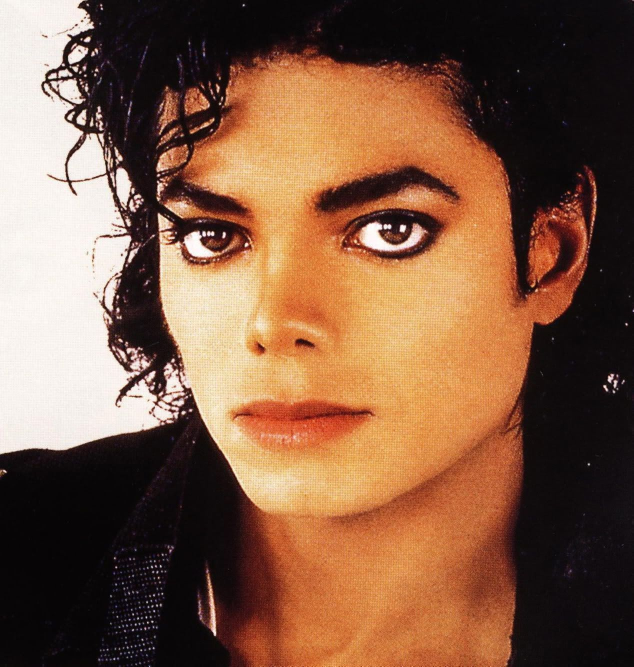
#> input picture test-data/9/Michael_Jackson_101.jpg, 1267 x 1333 px, found by its file name (shown at 1/2 size)
$ jupyter execute --allow-errors 'Face Recognition.ipynb'   (shell and % lines are left out)
#> lines starting #> are read from the running program, lines starting #| are printed output that depends on the picture
# Eigenface Algorithm

[cell 1]
#import required Libraries
import warnings
warnings.filterwarnings('ignore')
import cv2
import os
import numpy as np
import matplotlib.pyplot as plt
from PIL import Image

[cell 2]
#set the path of training and testing image
training_data_folder_path = 'dataset/training-data'
test_data_folder_path = 'dataset/test-data'

[cell 3]
# read a sample training image
random_image = cv2.imread('Dataset/training-data/10/LeBron_James_5.jpg')
fig = plt.figure()
ax1 = fig.add_axes((0.1, 0.2, 0.8, 0.7))
ax1.set_title('Image from category 1')# change category name accordingly
# show a sample training image
#> (the rest of this cell did not finish here and is left out)

[cell 4]
# set the path of harcascade pretrained model for face detection
haarcascade_frontalface = 'opencv_xml_files/ haarcascade_frontalface.xml'

[cell 5]
# define a function to detect faces of training images
def detect_face(input_img):

    # convert RGB image into gray scale image
    image = cv2.cvtColor(input_img, cv2.COLOR_BGR2GRAY)

    # load pretrained haarcascade model for face detection
    face_cascade = cv2.CascadeClassifier('opencv_xml_files/haarcascade_frontalface.xml')

    # detect face of input image
    faces = face_cascade.detectMultiScale(image, scaleFactor=1.2, minNeighbors=5);

    # check if face is detected
    if (len(faces) == 0):
        return -1, -1

    # determine the coordinates of bounding box of detect face
    (x, y, w, h) = faces[0]

    # return the face and bounding box or rectangle
    return image[y:y+w, x:x+h], faces[0]

[cell 6]
# define a function for training preparation
def prepare_training_data(training_data_folder_path):

    # define two empty lists to store the detected faces and thier lables
    detected_faces = []
    face_labels = []

    # access the list of folders or directories of training images inside the training images folder
    traning_image_dirs = os.listdir(training_data_folder_path)

    # iterate through the list of training folder
    for dir_name in traning_image_dirs:

        # set the label or category of images, actually folder names are the labels of images
        label = int(dir_name)

        # set the path of the each folder of training images
        training_image_path = training_data_folder_path + "/" + dir_name

        # get the list of names of training images
        training_images_names = os.listdir(training_image_path)

        # iterate through the list of names of training images
        for image_name in training_images_names:

            # get the path of each image
            image_path = training_image_path  + "/" + image_name

            # read each train image
            image = cv2.imread(image_path)

            # detect the face of each image
            face, rect = detect_face(image)

            # resized the each detected face image because eigenface algorithm accept the same size of all images
            if face is not -1:
                resized_face = cv2.resize(face, (121,121), interpolation = cv2.INTER_AREA)

                # store or append the detected faces and labels into above two lists
                detected_faces.append(resized_face)
                face_labels.append(label)

    # return the detect faces and their labels
    return detected_faces, face_labels

#> (a cell that did not finish here is left out)

#> (a cell that did not finish here is left out)

[cell 9]
# OpenCV is equipped with face recognizer modules.
# So, we use the Eigenfaces recognizer module from OpenCV
eigenfaces_recognizer = cv2.face.EigenFaceRecognizer_create()

#> (a cell that did not finish here is left out)

[cell 11]
# Define the draw_rectangle function which will help us to draw rectangle around predicated face by the above model.
def draw_rectangle(test_image, rect):

    # coordinates of rectangle
    (x, y, w, h) = rect

    # draw rectangle on predicted image
    cv2.rectangle(test_image, (x, y), (x+w, y+h), (0, 255, 0), 2)

# define the write_text function which will help us to write label of predicted face image by the model
def draw_text(test_image, label_text, x, y):

    # write predicted label on face image
    cv2.putText(test_image, label_text, (x, y), cv2.FONT_HERSHEY_PLAIN, 1.5, (0, 255, 0), 2)

[cell 12]
# define a predict function
def predict(test_image):

    # detect face and rectangle by calling detect_face fucntion
    detected_face, rect = detect_face(test_image)

    # resize deteced face by 121x121
    resized_test_image = cv2.resize(detected_face, (121,121), interpolation = cv2.INTER_AREA)

    # get the predicted label
    label= eigenfaces_recognizer.predict(resized_test_image)
    label_text = tags[label[0]]

    # use the draw_rectangle function to draw a green rectangular box around the face using the four
    # coodinates obtained during face detection
    draw_rectangle(test_image, rect)

    # call the draw)_text function to write the predicated category of the image.
    draw_text(test_image, label_text, rect[0], rect[1]-5)

    return test_image, label_text

[cell 13]
# actual labels of image
tags = ['Junichiro Koizumi', 'Alvaro Uribe', 'George Robertson', 'George W Bush', 'Atal Bihari Vajpayee', 'Amelia Vega', 'Ana Guevara', 'Taylor Swift', 'Barack Obama', 'Michael Jackson', 'LeBron James', 'Lisa', 'Lee Ji Eun', 'Bae Suzy', 'Rowan Atkinson', 'Ed Sheeran', 'Ariana Grande', 'Doja Cat', 'Jay Chou', 'Michael Phelps']

[cell 14]
# Test images
# Will first read a test image.
test_image = cv2.imread("dataset/test-data/9/Michael_Jackson_101.jpg")
#> test_image is the input picture: shape (1333, 1267, 3); mean B, G, R 69, 92, 128.9

#> (a cell that did not finish here is left out)

#> in detect_face, `image = cv2.cvtColor(input_img, cv2.COLOR_BGR2GRAY)`:
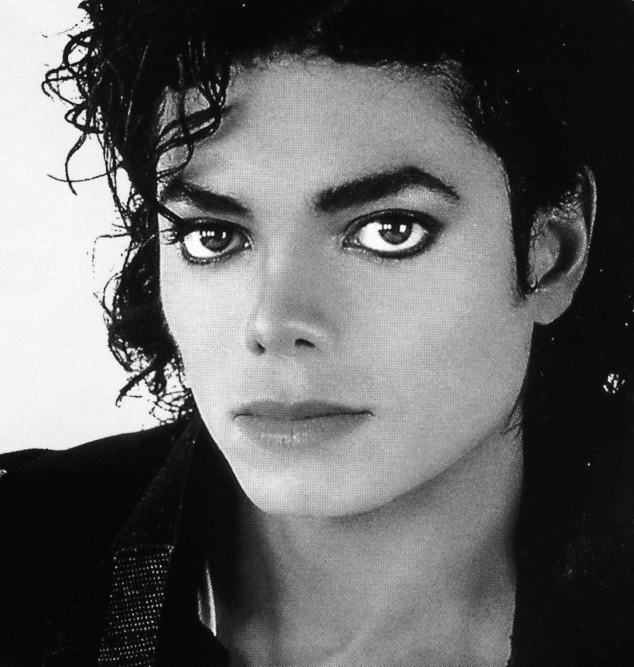
#> image: shape (1333, 1267) (shown at 1/2 size); min 0, max 255, mean 100.4
#> in detect_face, `faces = face_cascade.detectMultiScale(image, scaleFactor=1.2, minNeigh..`: faces = [[200, 108, 867, 867]]
#> in detect_face, `(x, y, w, h) = faces[0]`: x = 200; y = 108; w = 867
#> in predict, `detected_face, rect = detect_face(test_image)`:
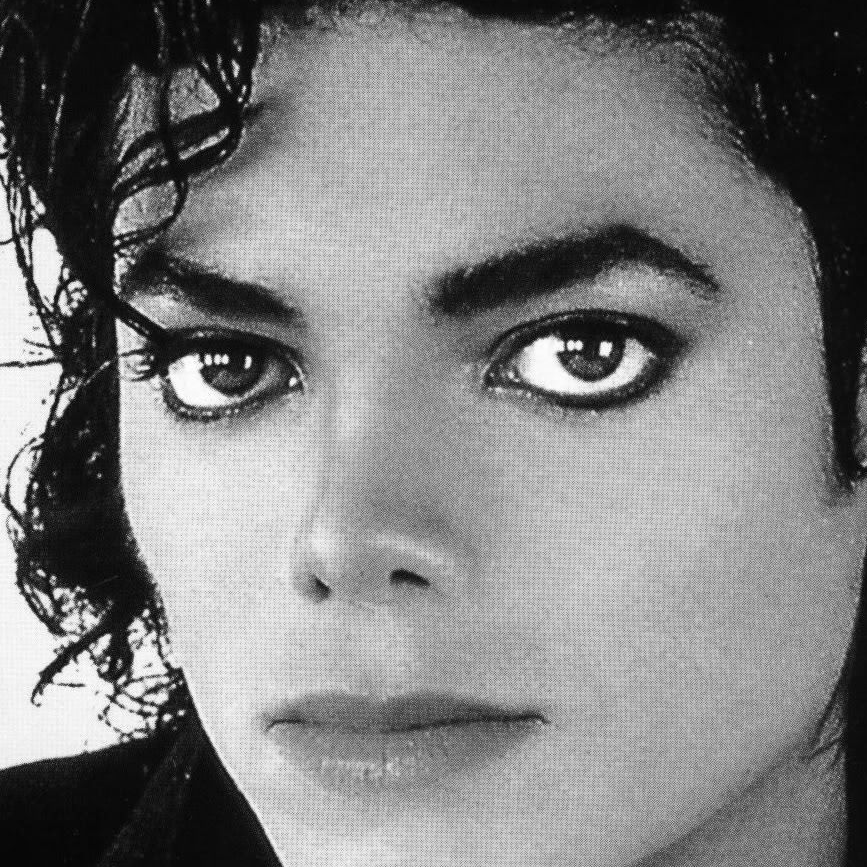
#> detected_face: shape (867, 867); min 0, max 255, mean 128
#> in predict, `detected_face, rect = detect_face(test_image)`: rect = [200, 108, 867, 867]

[cell 16]
# show the test image and its predicted label
fig = plt.figure()
ax1 = fig.add_axes((0.1, 0.2, 0.8, 0.7))
#> (the rest of this cell did not finish here and is left out)

[cell 17]
# Test images
# Will first read a test image.
test_image = cv2.imread("dataset/test-data/10/LeBron_James_21.jpg")

#> (a cell that did not finish here is left out)

[cell 19]
# show the test image and its predicted label
fig = plt.figure()
ax1 = fig.add_axes((0.1, 0.2, 0.8, 0.7))
#> (the rest of this cell did not finish here and is left out)

[cell 20]
# Test images
# Will first read a test image.
test_image = cv2.imread("dataset/test-data/11/Lisa_100.jpg")
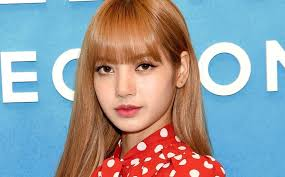
#> input picture test-data/11/Lisa_100.jpg, 285 x 177 px, found by its file name
#> test_image is the input picture: shape (177, 285, 3); mean B, G, R 161.3, 156, 150.5

#> (a cell that did not finish here is left out)

#> in detect_face (call 3), `image = cv2.cvtColor(input_img, cv2.COLOR_BGR2GRAY)`:
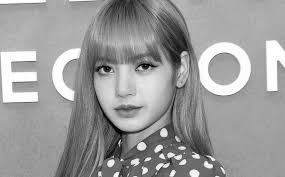
#> image: shape (177, 285); min 2, max 255, mean 155
#> in detect_face (call 3), `faces = face_cascade.detectMultiScale(image, scaleFactor=1.2, minNeigh..`: faces = [[76, 31, 99, 99]]
#> in detect_face (call 3), `(x, y, w, h) = faces[0]`: x = 76; y = 31; w = 99
#> in predict (call 3), `detected_face, rect = detect_face(test_image)`:
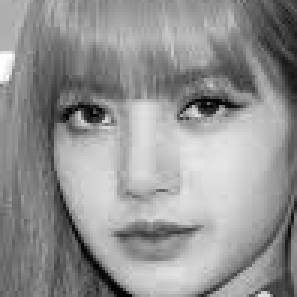
#> detected_face: shape (99, 99) (shown 3 times larger); min 4, max 255, mean 146.7
#> in predict (call 3), `detected_face, rect = detect_face(test_image)`: rect = [76, 31, 99, 99]
#> in predict (call 3), `resized_test_image = cv2.resize(detected_face, (121,121), interpolatio..`:
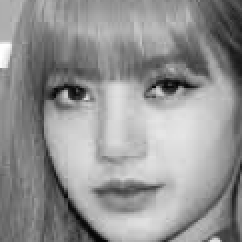
#> resized_test_image: shape (121, 121) (shown 2 times larger); min 4, max 255, mean 146.6

[cell 22]
# show the test image and its predicted label
fig = plt.figure()
ax1 = fig.add_axes((0.1, 0.2, 0.8, 0.7))
#> (the rest of this cell did not finish here and is left out)

[cell 23]
# Test images
# Will first read a test image.
test_image = cv2.imread("dataset/test-data/12/Lee_Ji_Eun_101.jpg")
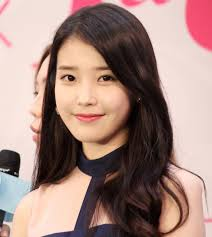
#> input picture test-data/12/Lee_Ji_Eun_101.jpg, 212 x 237 px, found by its file name
#> test_image is the input picture: shape (237, 212, 3); mean B, G, R 127.6, 135.2, 163.9

#> (a cell that did not finish here is left out)

#> in detect_face (call 4), `image = cv2.cvtColor(input_img, cv2.COLOR_BGR2GRAY)`:
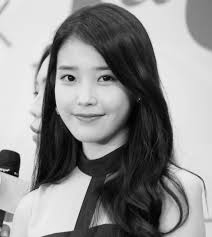
#> image: shape (237, 212); min 0, max 248, mean 142.9
#> in detect_face (call 4), `faces = face_cascade.detectMultiScale(image, scaleFactor=1.2, minNeigh..`: faces = [[44, 47, 86, 86]]
#> in detect_face (call 4), `(x, y, w, h) = faces[0]`: x = 44; y = 47; w = 86
#> in predict (call 4), `detected_face, rect = detect_face(test_image)`:
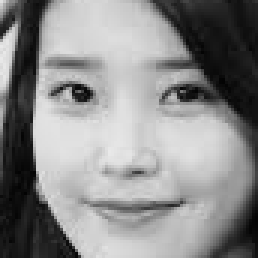
#> detected_face: shape (86, 86) (shown 3 times larger); min 3, max 233, mean 138.3
#> in predict (call 4), `detected_face, rect = detect_face(test_image)`: rect = [44, 47, 86, 86]
#> in predict (call 4), `resized_test_image = cv2.resize(detected_face, (121,121), interpolatio..`:
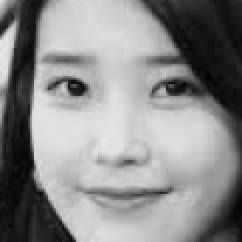
#> resized_test_image: shape (121, 121) (shown 2 times larger); min 3, max 233, mean 138.2
